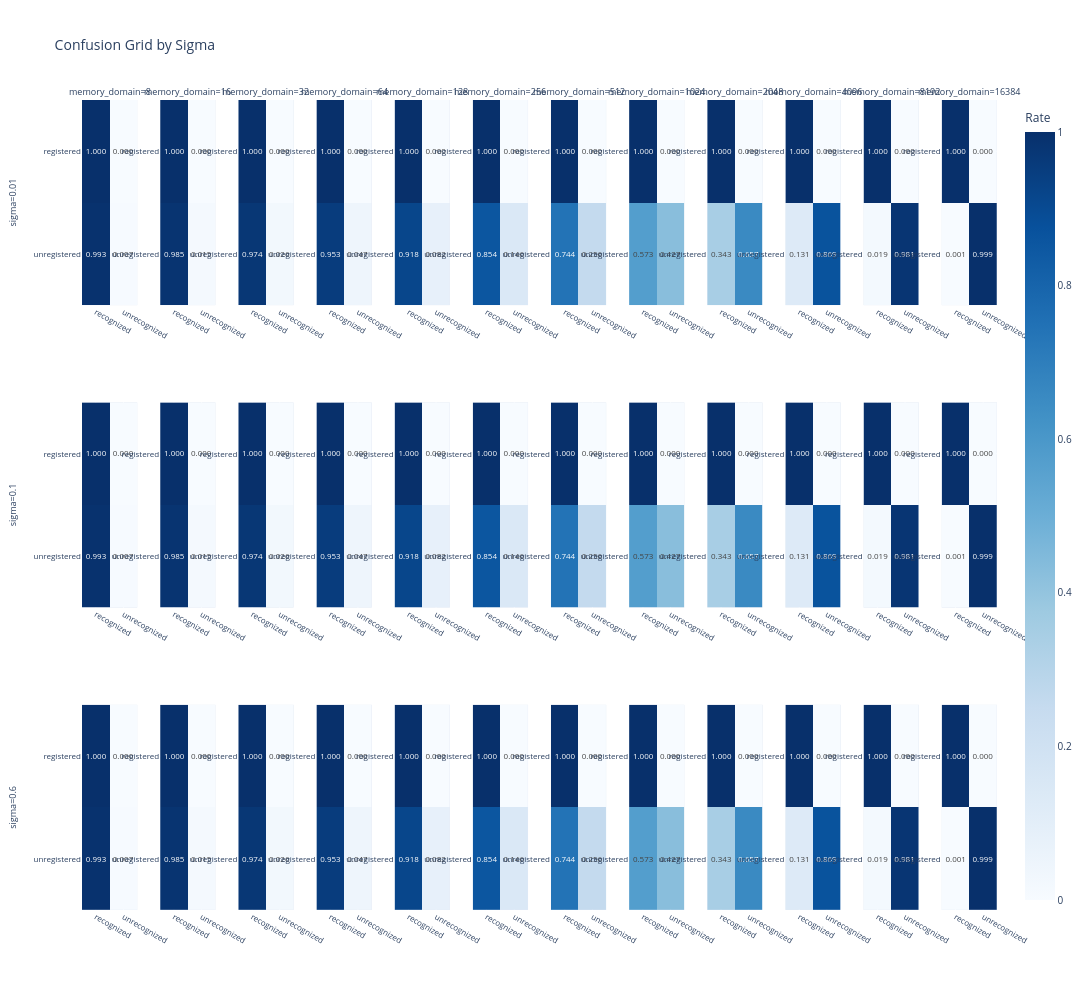

The notebook cell saved with this chart:
### Code cell
figs = plot_confusion_grid(
    e1dfnn,
    row_parameter="sigma",
    fixed_parameters={"xi": 0.0, "iota": 0.0, "kappa": 0.0},
)
figs.update_layout(title="Confusion Grid by Sigma")
figs.show()
figs.write_image("exp1nn_confusion_grid_by_sigma.svg")

### Figure 1 — Plotly figure (JSON) as saved in the notebook; plotly's stock layout.template omitted (floating-point values rounded to 4 significant figures)
{"data": [{"colorbar": {"title": {"text": "Rate"}}, "colorscale": [[0, "rgb(247,251,255)"], [0.125, "rgb(222,235,247)"], [0.25, "rgb(198,219,239)"], [0.375, "rgb(158,202,225)"], [0.5, "rgb(107,174,214)"], [0.625, "rgb(66,146,198)"], [0.75, "rgb(33,113,181)"], [0.875, "rgb(8,81,156)"], [1, "rgb(8,48,107)"]], "showscale": false, "texttemplate": "%{z:.3f}", "type": "heatmap", "x": ["recognized", "unrecognized"], "xaxis": "x", "y": ["registered", "unregistered"], "yaxis": "y", "z": [[1, 0], [0.9928, 0.007188]], "zmax": 1, "zmin": 0}, {"colorbar": {"title": {"text": "Rate"}}, "colorscale": [[0, "rgb(247,251,255)"], [0.125, "rgb(222,235,247)"], [0.25, "rgb(198,219,239)"], [0.375, "rgb(158,202,225)"], [0.5, "rgb(107,174,214)"], [0.625, "rgb(66,146,198)"], [0.75, "rgb(33,113,181)"], [0.875, "rgb(8,81,156)"], [1, "rgb(8,48,107)"]], "showscale": false, "texttemplate": "%{z:.3f}", "type": "heatmap", "x": ["recognized", "unrecognized"], "xaxis": "x2", "y": ["registered", "unregistered"], "yaxis": "y2", "z": [[1, 0], [0.9851, 0.01493]], "zmax": 1, "zmin": 0}, {"colorbar": {"title": {"text": "Rate"}}, "colorscale": [[0, "rgb(247,251,255)"], [0.125, "rgb(222,235,247)"], [0.25, "rgb(198,219,239)"], [0.375, "rgb(158,202,225)"], [0.5, "rgb(107,174,214)"], [0.625, "rgb(66,146,198)"], [0.75, "rgb(33,113,181)"], [0.875, "rgb(8,81,156)"], [1, "rgb(8,48,107)"]], "showscale": false, "texttemplate": "%{z:.3f}", "type": "heatmap", "x": ["recognized", "unrecognized"], "xaxis": "x3", "y": ["registered", "unregistered"], "yaxis": "y3", "z": [[1, 0], [0.9737, 0.0263]], "zmax": 1, "zmin": 0}, {"colorbar": {"title": {"text": "Rate"}}, "colorscale": [[0, "rgb(247,251,255)"], [0.125, "rgb(222,235,247)"], [0.25, "rgb(198,219,239)"], [0.375, "rgb(158,202,225)"], [0.5, "rgb(107,174,214)"], [0.625, "rgb(66,146,198)"], [0.75, "rgb(33,113,181)"], [0.875, "rgb(8,81,156)"], [1, "rgb(8,48,107)"]], "showscale": false, "texttemplate": "%{z:.3f}", "type": "heatmap", "x": ["recognized", "unrecognized"], "xaxis": "x4", "y": ["registered", "unregistered"], "yaxis": "y4", "z": [[1, 0], [0.9535, 0.04654]], "zmax": 1, "zmin": 0}, {"colorbar": {"title": {"text": "Rate"}}, "colorscale": [[0, "rgb(247,251,255)"], [0.125, "rgb(222,235,247)"], [0.25, "rgb(198,219,239)"], [0.375, "rgb(158,202,225)"], [0.5, "rgb(107,174,214)"], [0.625, "rgb(66,146,198)"], [0.75, "rgb(33,113,181)"], [0.875, "rgb(8,81,156)"], [1, "rgb(8,48,107)"]], "showscale": false, "texttemplate": "%{z:.3f}", "type": "heatmap", "x": ["recognized", "unrecognized"], "xaxis": "x5", "y": ["registered", "unregistered"], "yaxis": "y5", "z": [[1, 0], [0.9179, 0.08208]], "zmax": 1, "zmin": 0}, {"colorbar": {"title": {"text": "Rate"}}, "colorscale": [[0, "rgb(247,251,255)"], [0.125, "rgb(222,235,247)"], [0.25, "rgb(198,219,239)"], [0.375, "rgb(158,202,225)"], [0.5, "rgb(107,174,214)"], [0.625, "rgb(66,146,198)"], [0.75, "rgb(33,113,181)"], [0.875, "rgb(8,81,156)"], [1, "rgb(8,48,107)"]], "showscale": false, "texttemplate": "%{z:.3f}", "type": "heatmap", "x": ["recognized", "unrecognized"], "xaxis": "x6", "y": ["registered", "unregistered"], "yaxis": "y6", "z": [[1, 0], [0.8536, 0.1464]], "zmax": 1, "zmin": 0}, {"colorbar": {"title": {"text": "Rate"}}, "colorscale": [[0, "rgb(247,251,255)"], [0.125, "rgb(222,235,247)"], [0.25, "rgb(198,219,239)"], [0.375, "rgb(158,202,225)"], [0.5, "rgb(107,174,214)"], [0.625, "rgb(66,146,198)"], [0.75, "rgb(33,113,181)"], [0.875, "rgb(8,81,156)"], [1, "rgb(8,48,107)"]], "showscale": false, "texttemplate": "%{z:.3f}", "type": "heatmap", "x": ["recognized", "unrecognized"], "xaxis": "x7", "y": ["registered", "unregistered"], "yaxis": "y7", "z": [[1, 0], [0.7436, 0.2564]], "zmax": 1, "zmin": 0}, {"colorbar": {"title": {"text": "Rate"}}, "colorscale": [[0, "rgb(247,251,255)"], [0.125, "rgb(222,235,247)"], [0.25, "rgb(198,219,239)"], [0.375, "rgb(158,202,225)"], [0.5, "rgb(107,174,214)"], [0.625, "rgb(66,146,198)"], [0.75, "rgb(33,113,181)"], [0.875, "rgb(8,81,156)"], [1, "rgb(8,48,107)"]], "showscale": false, "texttemplate": "%{z:.3f}", "type": "heatmap", "x": ["recognized", "unrecognized"], "xaxis": "x8", "y": ["registered", "unregistered"], "yaxis": "y8", "z": [[1, 0], [0.5728, 0.4272]], "zmax": 1, "zmin": 0}, {"colorbar": {"title": {"text": "Rate"}}, "colorscale": [[0, "rgb(247,251,255)"], [0.125, "rgb(222,235,247)"], [0.25, "rgb(198,219,239)"], [0.375, "rgb(158,202,225)"], [0.5, "rgb(107,174,214)"], [0.625, "rgb(66,146,198)"], [0.75, "rgb(33,113,181)"], [0.875, "rgb(8,81,156)"], [1, "rgb(8,48,107)"]], "showscale": false, "texttemplate": "%{z:.3f}", "type": "heatmap", "x": ["recognized", "unrecognized"], "xaxis": "x9", "y": ["registered", "unregistered"], "yaxis": "y9", "z": [[1, 0], [0.3431, 0.6569]], "zmax": 1, "zmin": 0}, {"colorbar": {"title": {"text": "Rate"}}, "colorscale": [[0, "rgb(247,251,255)"], [0.125, "rgb(222,235,247)"], [0.25, "rgb(198,219,239)"], [0.375, "rgb(158,202,225)"], [0.5, "rgb(107,174,214)"], [0.625, "rgb(66,146,198)"], [0.75, "rgb(33,113,181)"], [0.875, "rgb(8,81,156)"], [1, "rgb(8,48,107)"]], "showscale": false, "texttemplate": "%{z:.3f}", "type": "heatmap", "x": ["recognized", "unrecognized"], "xaxis": "x10", "y": ["registered", "unregistered"], "yaxis": "y10", "z": [[1, 0], [0.1315, 0.8685]], "zmax": 1, "zmin": 0}, {"colorbar": {"title": {"text": "Rate"}}, "colorscale": [[0, "rgb(247,251,255)"], [0.125, "rgb(222,235,247)"], [0.25, "rgb(198,219,239)"], [0.375, "rgb(158,202,225)"], [0.5, "rgb(107,174,214)"], [0.625, "rgb(66,146,198)"], [0.75, "rgb(33,113,181)"], [0.875, "rgb(8,81,156)"], [1, "rgb(8,48,107)"]], "showscale": false, "texttemplate": "%{z:.3f}", "type": "heatmap", "x": ["recognized", "unrecognized"], "xaxis": "x11", "y": ["registered", "unregistered"], "yaxis": "y11", "z": [[1, 0], [0.01926, 0.9807]], "zmax": 1, "zmin": 0}, {"colorbar": {"title": {"text": "Rate"}}, "colorscale": [[0, "rgb(247,251,255)"], [0.125, "rgb(222,235,247)"], [0.25, "rgb(198,219,239)"], [0.375, "rgb(158,202,225)"], [0.5, "rgb(107,174,214)"], [0.625, "rgb(66,146,198)"], [0.75, "rgb(33,113,181)"], [0.875, "rgb(8,81,156)"], [1, "rgb(8,48,107)"]], "showscale": true, "texttemplate": "%{z:.3f}", "type": "heatmap", "x": ["recognized", "unrecognized"], "xaxis": "x12", "y": ["registered", "unregistered"], "yaxis": "y12", "z": [[1, 0], [0.0005376, 0.9995]], "zmax": 1, "zmin": 0}, {"colorbar": {"title": {"text": "Rate"}}, "colorscale": [[0, "rgb(247,251,255)"], [0.125, "rgb(222,235,247)"], [0.25, "rgb(198,219,239)"], [0.375, "rgb(158,202,225)"], [0.5, "rgb(107,174,214)"], [0.625, "rgb(66,146,198)"], [0.75, "rgb(33,113,181)"], [0.875, "rgb(8,81,156)"], [1, "rgb(8,48,107)"]], "showscale": false, "texttemplate": "%{z:.3f}", "type": "heatmap", "x": ["recognized", "unrecognized"], "xaxis": "x13", "y": ["registered", "unregistered"], "yaxis": "y13", "z": [[1, 0], [0.9928, 0.007188]], "zmax": 1, "zmin": 0}, {"colorbar": {"title": {"text": "Rate"}}, "colorscale": [[0, "rgb(247,251,255)"], [0.125, "rgb(222,235,247)"], [0.25, "rgb(198,219,239)"], [0.375, "rgb(158,202,225)"], [0.5, "rgb(107,174,214)"], [0.625, "rgb(66,146,198)"], [0.75, "rgb(33,113,181)"], [0.875, "rgb(8,81,156)"], [1, "rgb(8,48,107)"]], "showscale": false, "texttemplate": "%{z:.3f}", "type": "heatmap", "x": ["recognized", "unrecognized"], "xaxis": "x14", "y": ["registered", "unregistered"], "yaxis": "y14", "z": [[1, 0], [0.9851, 0.01493]], "zmax": 1, "zmin": 0}, {"colorbar": {"title": {"text": "Rate"}}, "colorscale": [[0, "rgb(247,251,255)"], [0.125, "rgb(222,235,247)"], [0.25, "rgb(198,219,239)"], [0.375, "rgb(158,202,225)"], [0.5, "rgb(107,174,214)"], [0.625, "rgb(66,146,198)"], [0.75, "rgb(33,113,181)"], [0.875, "rgb(8,81,156)"], [1, "rgb(8,48,107)"]], "showscale": false, "texttemplate": "%{z:.3f}", "type": "heatmap", "x": ["recognized", "unrecognized"], "xaxis": "x15", "y": ["registered", "unregistered"], "yaxis": "y15", "z": [[1, 0], [0.9737, 0.0263]], "zmax": 1, "zmin": 0}, {"colorbar": {"title": {"text": "Rate"}}, "colorscale": [[0, "rgb(247,251,255)"], [0.125, "rgb(222,235,247)"], [0.25, "rgb(198,219,239)"], [0.375, "rgb(158,202,225)"], [0.5, "rgb(107,174,214)"], [0.625, "rgb(66,146,198)"], [0.75, "rgb(33,113,181)"], [0.875, "rgb(8,81,156)"], [1, "rgb(8,48,107)"]], "showscale": false, "texttemplate": "%{z:.3f}", "type": "heatmap", "x": ["recognized", "unrecognized"], "xaxis": "x16", "y": ["registered", "unregistered"], "yaxis": "y16", "z": [[1, 0], [0.9535, 0.04654]], "zmax": 1, "zmin": 0}, {"colorbar": {"title": {"text": "Rate"}}, "colorscale": [[0, "rgb(247,251,255)"], [0.125, "rgb(222,235,247)"], [0.25, "rgb(198,219,239)"], [0.375, "rgb(158,202,225)"], [0.5, "rgb(107,174,214)"], [0.625, "rgb(66,146,198)"], [0.75, "rgb(33,113,181)"], [0.875, "rgb(8,81,156)"], [1, "rgb(8,48,107)"]], "showscale": false, "texttemplate": "%{z:.3f}", "type": "heatmap", "x": ["recognized", "unrecognized"], "xaxis": "x17", "y": ["registered", "unregistered"], "yaxis": "y17", "z": [[1, 0], [0.9179, 0.08208]], "zmax": 1, "zmin": 0}, {"colorbar": {"title": {"text": "Rate"}}, "colorscale": [[0, "rgb(247,251,255)"], [0.125, "rgb(222,235,247)"], [0.25, "rgb(198,219,239)"], [0.375, "rgb(158,202,225)"], [0.5, "rgb(107,174,214)"], [0.625, "rgb(66,146,198)"], [0.75, "rgb(33,113,181)"], [0.875, "rgb(8,81,156)"], [1, "rgb(8,48,107)"]], "showscale": false, "texttemplate": "%{z:.3f}", "type": "heatmap", "x": ["recognized", "unrecognized"], "xaxis": "x18", "y": ["registered", "unregistered"], "yaxis": "y18", "z": [[1, 0], [0.8536, 0.1464]], "zmax": 1, "zmin": 0}, {"colorbar": {"title": {"text": "Rate"}}, "colorscale": [[0, "rgb(247,251,255)"], [0.125, "rgb(222,235,247)"], [0.25, "rgb(198,219,239)"], [0.375, "rgb(158,202,225)"], [0.5, "rgb(107,174,214)"], [0.625, "rgb(66,146,198)"], [0.75, "rgb(33,113,181)"], [0.875, "rgb(8,81,156)"], [1, "rgb(8,48,107)"]], "showscale": false, "texttemplate": "%{z:.3f}", "type": "heatmap", "x": ["recognized", "unrecognized"], "xaxis": "x19", "y": ["registered", "unregistered"], "yaxis": "y19", "z": [[1, 0], [0.7436, 0.2564]], "zmax": 1, "zmin": 0}, {"colorbar": {"title": {"text": "Rate"}}, "colorscale": [[0, "rgb(247,251,255)"], [0.125, "rgb(222,235,247)"], [0.25, "rgb(198,219,239)"], [0.375, "rgb(158,202,225)"], [0.5, "rgb(107,174,214)"], [0.625, "rgb(66,146,198)"], [0.75, "rgb(33,113,181)"], [0.875, "rgb(8,81,156)"], [1, "rgb(8,48,107)"]], "showscale": false, "texttemplate": "%{z:.3f}", "type": "heatmap", "x": ["recognized", "unrecognized"], "xaxis": "x20", "y": ["registered", "unregistered"], "yaxis": "y20", "z": [[1, 0], [0.5728, 0.4272]], "zmax": 1, "zmin": 0}, {"colorbar": {"title": {"text": "Rate"}}, "colorscale": [[0, "rgb(247,251,255)"], [0.125, "rgb(222,235,247)"], [0.25, "rgb(198,219,239)"], [0.375, "rgb(158,202,225)"], [0.5, "rgb(107,174,214)"], [0.625, "rgb(66,146,198)"], [0.75, "rgb(33,113,181)"], [0.875, "rgb(8,81,156)"], [1, "rgb(8,48,107)"]], "showscale": false, "texttemplate": "%{z:.3f}", "type": "heatmap", "x": ["recognized", "unrecognized"], "xaxis": "x21", "y": ["registered", "unregistered"], "yaxis": "y21", "z": [[1, 0], [0.3431, 0.6569]], "zmax": 1, "zmin": 0}, {"colorbar": {"title": {"text": "Rate"}}, "colorscale": [[0, "rgb(247,251,255)"], [0.125, "rgb(222,235,247)"], [0.25, "rgb(198,219,239)"], [0.375, "rgb(158,202,225)"], [0.5, "rgb(107,174,214)"], [0.625, "rgb(66,146,198)"], [0.75, "rgb(33,113,181)"], [0.875, "rgb(8,81,156)"], [1, "rgb(8,48,107)"]], "showscale": false, "texttemplate": "%{z:.3f}", "type": "heatmap", "x": ["recognized", "unrecognized"], "xaxis": "x22", "y": ["registered", "unregistered"], "yaxis": "y22", "z": [[1, 0], [0.1315, 0.8685]], "zmax": 1, "zmin": 0}, {"colorbar": {"title": {"text": "Rate"}}, "colorscale": [[0, "rgb(247,251,255)"], [0.125, "rgb(222,235,247)"], [0.25, "rgb(198,219,239)"], [0.375, "rgb(158,202,225)"], [0.5, "rgb(107,174,214)"], [0.625, "rgb(66,146,198)"], [0.75, "rgb(33,113,181)"], [0.875, "rgb(8,81,156)"], [1, "rgb(8,48,107)"]], "showscale": false, "texttemplate": "%{z:.3f}", "type": "heatmap", "x": ["recognized", "unrecognized"], "xaxis": "x23", "y": ["registered", "unregistered"], "yaxis": "y23", "z": [[1, 0], [0.01926, 0.9807]], "zmax": 1, "zmin": 0}, {"colorbar": {"title": {"text": "Rate"}}, "colorscale": [[0, "rgb(247,251,255)"], [0.125, "rgb(222,235,247)"], [0.25, "rgb(198,219,239)"], [0.375, "rgb(158,202,225)"], [0.5, "rgb(107,174,214)"], [0.625, "rgb(66,146,198)"], [0.75, "rgb(33,113,181)"], [0.875, "rgb(8,81,156)"], [1, "rgb(8,48,107)"]], "showscale": false, "texttemplate": "%{z:.3f}", "type": "heatmap", "x": ["recognized", "unrecognized"], "xaxis": "x24", "y": ["registered", "unregistered"], "yaxis": "y24", "z": [[1, 0], [0.0005376, 0.9995]], "zmax": 1, "zmin": 0}, {"colorbar": {"title": {"text": "Rate"}}, "colorscale": [[0, "rgb(247,251,255)"], [0.125, "rgb(222,235,247)"], [0.25, "rgb(198,219,239)"], [0.375, "rgb(158,202,225)"], [0.5, "rgb(107,174,214)"], [0.625, "rgb(66,146,198)"], [0.75, "rgb(33,113,181)"], [0.875, "rgb(8,81,156)"], [1, "rgb(8,48,107)"]], "showscale": false, "texttemplate": "%{z:.3f}", "type": "heatmap", "x": ["recognized", "unrecognized"], "xaxis": "x25", "y": ["registered", "unregistered"], "yaxis": "y25", "z": [[1, 0], [0.9928, 0.007188]], "zmax": 1, "zmin": 0}, {"colorbar": {"title": {"text": "Rate"}}, "colorscale": [[0, "rgb(247,251,255)"], [0.125, "rgb(222,235,247)"], [0.25, "rgb(198,219,239)"], [0.375, "rgb(158,202,225)"], [0.5, "rgb(107,174,214)"], [0.625, "rgb(66,146,198)"], [0.75, "rgb(33,113,181)"], [0.875, "rgb(8,81,156)"], [1, "rgb(8,48,107)"]], "showscale": false, "texttemplate": "%{z:.3f}", "type": "heatmap", "x": ["recognized", "unrecognized"], "xaxis": "x26", "y": ["registered", "unregistered"], "yaxis": "y26", "z": [[1, 0], [0.9851, 0.01493]], "zmax": 1, "zmin": 0}, {"colorbar": {"title": {"text": "Rate"}}, "colorscale": [[0, "rgb(247,251,255)"], [0.125, "rgb(222,235,247)"], [0.25, "rgb(198,219,239)"], [0.375, "rgb(158,202,225)"], [0.5, "rgb(107,174,214)"], [0.625, "rgb(66,146,198)"], [0.75, "rgb(33,113,181)"], [0.875, "rgb(8,81,156)"], [1, "rgb(8,48,107)"]], "showscale": false, "texttemplate": "%{z:.3f}", "type": "heatmap", "x": ["recognized", "unrecognized"], "xaxis": "x27", "y": ["registered", "unregistered"], "yaxis": "y27", "z": [[1, 0], [0.9737, 0.0263]], "zmax": 1, "zmin": 0}, {"colorbar": {"title": {"text": "Rate"}}, "colorscale": [[0, "rgb(247,251,255)"], [0.125, "rgb(222,235,247)"], [0.25, "rgb(198,219,239)"], [0.375, "rgb(158,202,225)"], [0.5, "rgb(107,174,214)"], [0.625, "rgb(66,146,198)"], [0.75, "rgb(33,113,181)"], [0.875, "rgb(8,81,156)"], [1, "rgb(8,48,107)"]], "showscale": false, "texttemplate": "%{z:.3f}", "type": "heatmap", "x": ["recognized", "unrecognized"], "xaxis": "x28", "y": ["registered", "unregistered"], "yaxis": "y28", "z": [[1, 0], [0.9535, 0.04654]], "zmax": 1, "zmin": 0}, {"colorbar": {"title": {"text": "Rate"}}, "colorscale": [[0, "rgb(247,251,255)"], [0.125, "rgb(222,235,247)"], [0.25, "rgb(198,219,239)"], [0.375, "rgb(158,202,225)"], [0.5, "rgb(107,174,214)"], [0.625, "rgb(66,146,198)"], [0.75, "rgb(33,113,181)"], [0.875, "rgb(8,81,156)"], [1, "rgb(8,48,107)"]], "showscale": false, "texttemplate": "%{z:.3f}", "type": "heatmap", "x": ["recognized", "unrecognized"], "xaxis": "x29", "y": ["registered", "unregistered"], "yaxis": "y29", "z": [[1, 0], [0.9179, 0.08208]], "zmax": 1, "zmin": 0}, {"colorbar": {"title": {"text": "Rate"}}, "colorscale": [[0, "rgb(247,251,255)"], [0.125, "rgb(222,235,247)"], [0.25, "rgb(198,219,239)"], [0.375, "rgb(158,202,225)"], [0.5, "rgb(107,174,214)"], [0.625, "rgb(66,146,198)"], [0.75, "rgb(33,113,181)"], [0.875, "rgb(8,81,156)"], [1, "rgb(8,48,107)"]], "showscale": false, "texttemplate": "%{z:.3f}", "type": "heatmap", "x": ["recognized", "unrecognized"], "xaxis": "x30", "y": ["registered", "unregistered"], "yaxis": "y30", "z": [[1, 0], [0.8536, 0.1464]], "zmax": 1, "zmin": 0}, {"colorbar": {"title": {"text": "Rate"}}, "colorscale": [[0, "rgb(247,251,255)"], [0.125, "rgb(222,235,247)"], [0.25, "rgb(198,219,239)"], [0.375, "rgb(158,202,225)"], [0.5, "rgb(107,174,214)"], [0.625, "rgb(66,146,198)"], [0.75, "rgb(33,113,181)"], [0.875, "rgb(8,81,156)"], [1, "rgb(8,48,107)"]], "showscale": false, "texttemplate": "%{z:.3f}", "type": "heatmap", "x": ["recognized", "unrecognized"], "xaxis": "x31", "y": ["registered", "unregistered"], "yaxis": "y31", "z": [[1, 0], [0.7436, 0.2564]], "zmax": 1, "zmin": 0}, {"colorbar": {"title": {"text": "Rate"}}, "colorscale": [[0, "rgb(247,251,255)"], [0.125, "rgb(222,235,247)"], [0.25, "rgb(198,219,239)"], [0.375, "rgb(158,202,225)"], [0.5, "rgb(107,174,214)"], [0.625, "rgb(66,146,198)"], [0.75, "rgb(33,113,181)"], [0.875, "rgb(8,81,156)"], [1, "rgb(8,48,107)"]], "showscale": false, "texttemplate": "%{z:.3f}", "type": "heatmap", "x": ["recognized", "unrecognized"], "xaxis": "x32", "y": ["registered", "unregistered"], "yaxis": "y32", "z": [[1, 0], [0.5728, 0.4272]], "zmax": 1, "zmin": 0}, {"colorbar": {"title": {"text": "Rate"}}, "colorscale": [[0, "rgb(247,251,255)"], [0.125, "rgb(222,235,247)"], [0.25, "rgb(198,219,239)"], [0.375, "rgb(158,202,225)"], [0.5, "rgb(107,174,214)"], [0.625, "rgb(66,146,198)"], [0.75, "rgb(33,113,181)"], [0.875, "rgb(8,81,156)"], [1, "rgb(8,48,107)"]], "showscale": false, "texttemplate": "%{z:.3f}", "type": "heatmap", "x": ["recognized", "unrecognized"], "xaxis": "x33", "y": ["registered", "unregistered"], "yaxis": "y33", "z": [[1, 0], [0.3431, 0.6569]], "zmax": 1, "zmin": 0}, {"colorbar": {"title": {"text": "Rate"}}, "colorscale": [[0, "rgb(247,251,255)"], [0.125, "rgb(222,235,247)"], [0.25, "rgb(198,219,239)"], [0.375, "rgb(158,202,225)"], [0.5, "rgb(107,174,214)"], [0.625, "rgb(66,146,198)"], [0.75, "rgb(33,113,181)"], [0.875, "rgb(8,81,156)"], [1, "rgb(8,48,107)"]], "showscale": false, "texttemplate": "%{z:.3f}", "type": "heatmap", "x": ["recognized", "unrecognized"], "xaxis": "x34", "y": ["registered", "unregistered"], "yaxis": "y34", "z": [[1, 0], [0.1315, 0.8685]], "zmax": 1, "zmin": 0}, {"colorbar": {"title": {"text": "Rate"}}, "colorscale": [[0, "rgb(247,251,255)"], [0.125, "rgb(222,235,247)"], [0.25, "rgb(198,219,239)"], [0.375, "rgb(158,202,225)"], [0.5, "rgb(107,174,214)"], [0.625, "rgb(66,146,198)"], [0.75, "rgb(33,113,181)"], [0.875, "rgb(8,81,156)"], [1, "rgb(8,48,107)"]], "showscale": false, "texttemplate": "%{z:.3f}", "type": "heatmap", "x": ["recognized", "unrecognized"], "xaxis": "x35", "y": ["registered", "unregistered"], "yaxis": "y35", "z": [[1, 0], [0.01926, 0.9807]], "zmax": 1, "zmin": 0}, {"colorbar": {"title": {"text": "Rate"}}, "colorscale": [[0, "rgb(247,251,255)"], [0.125, "rgb(222,235,247)"], [0.25, "rgb(198,219,239)"], [0.375, "rgb(158,202,225)"], [0.5, "rgb(107,174,214)"], [0.625, "rgb(66,146,198)"], [0.75, "rgb(33,113,181)"], [0.875, "rgb(8,81,156)"], [1, "rgb(8,48,107)"]], "showscale": false, "texttemplate": "%{z:.3f}", "type": "heatmap", "x": ["recognized", "unrecognized"], "xaxis": "x36", "y": ["registered", "unregistered"], "yaxis": "y36", "z": [[1, 0], [0.0005376, 0.9995]], "zmax": 1, "zmin": 0}], "layout": {"annotations": [{"font": {"size": 9}, "showarrow": false, "text": "memory_domain=8", "x": 0.03021, "xanchor": "center", "xref": "paper", "y": 1, "yanchor": "bottom", "yref": "paper"}, {"font": {"size": 9}, "showarrow": false, "text": "memory_domain=16", "x": 0.1156, "xanchor": "center", "xref": "paper", "y": 1, "yanchor": "bottom", "yref": "paper"}, {"font": {"size": 9}, "showarrow": false, "text": "memory_domain=32", "x": 0.201, "xanchor": "center", "xref": "paper", "y": 1, "yanchor": "bottom", "yref": "paper"}, {"font": {"size": 9}, "showarrow": false, "text": "memory_domain=64", "x": 0.2865, "xanchor": "center", "xref": "paper", "y": 1, "yanchor": "bottom", "yref": "paper"}, {"font": {"size": 9}, "showarrow": false, "text": "memory_domain=128", "x": 0.3719, "xanchor": "center", "xref": "paper", "y": 1, "yanchor": "bottom", "yref": "paper"}, {"font": {"size": 9}, "showarrow": false, "text": "memory_domain=256", "x": 0.4573, "xanchor": "center", "xref": "paper", "y": 1, "yanchor": "bottom", "yref": "paper"}, {"font": {"size": 9}, "showarrow": false, "text": "memory_domain=512", "x": 0.5427, "xanchor": "center", "xref": "paper", "y": 1, "yanchor": "bottom", "yref": "paper"}, {"font": {"size": 9}, "showarrow": false, "text": "memory_domain=1024", "x": 0.6281, "xanchor": "center", "xref": "paper", "y": 1, "yanchor": "bottom", "yref": "paper"}, {"font": {"size": 9}, "showarrow": false, "text": "memory_domain=2048", "x": 0.7135, "xanchor": "center", "xref": "paper", "y": 1, "yanchor": "bottom", "yref": "paper"}, {"font": {"size": 9}, "showarrow": false, "text": "memory_domain=4096", "x": 0.799, "xanchor": "center", "xref": "paper", "y": 1, "yanchor": "bottom", "yref": "paper"}, {"font": {"size": 9}, "showarrow": false, "text": "memory_domain=8192", "x": 0.8844, "xanchor": "center", "xref": "paper", "y": 1, "yanchor": "bottom", "yref": "paper"}, {"font": {"size": 9}, "showarrow": false, "text": "memory_domain=16384", "x": 0.9698, "xanchor": "center", "xref": "paper", "y": 1, "yanchor": "bottom", "yref": "paper"}], "font": {"size": 10}, "height": 990, "title": {"text": "Confusion Grid by Sigma"}, "width": 4200, "xaxis": {"anchor": "y", "domain": [0, 0.06042], "tickfont": {"size": 8}, "title": {"font": {"size": 9}}}, "xaxis10": {"anchor": "y10", "domain": [0.7687, 0.8292], "tickfont": {"size": 8}, "title": {"font": {"size": 9}}}, "xaxis11": {"anchor": "y11", "domain": [0.8542, 0.9146], "tickfont": {"size": 8}, "title": {"font": {"size": 9}}}, "xaxis12": {"anchor": "y12", "domain": [0.9396, 1], "tickfont": {"size": 8}, "title": {"font": {"size": 9}}}, "xaxis13": {"anchor": "y13", "domain": [0, 0.06042], "tickfont": {"size": 8}, "title": {"font": {"size": 9}}}, "xaxis14": {"anchor": "y14", "domain": [0.08542, 0.1458], "tickfont": {"size": 8}, "title": {"font": {"size": 9}}}, "xaxis15": {"anchor": "y15", "domain": [0.1708, 0.2313], "tickfont": {"size": 8}, "title": {"font": {"size": 9}}}, "xaxis16": {"anchor": "y16", "domain": [0.2562, 0.3167], "tickfont": {"size": 8}, "title": {"font": {"size": 9}}}, "xaxis17": {"anchor": "y17", "domain": [0.3417, 0.4021], "tickfont": {"size": 8}, "title": {"font": {"size": 9}}}, "xaxis18": {"anchor": "y18", "domain": [0.4271, 0.4875], "tickfont": {"size": 8}, "title": {"font": {"size": 9}}}, "xaxis19": {"anchor": "y19", "domain": [0.5125, 0.5729], "tickfont": {"size": 8}, "title": {"font": {"size": 9}}}, "xaxis2": {"anchor": "y2", "domain": [0.08542, 0.1458], "tickfont": {"size": 8}, "title": {"font": {"size": 9}}}, "xaxis20": {"anchor": "y20", "domain": [0.5979, 0.6583], "tickfont": {"size": 8}, "title": {"font": {"size": 9}}}, "xaxis21": {"anchor": "y21", "domain": [0.6833, 0.7438], "tickfont": {"size": 8}, "title": {"font": {"size": 9}}}, "xaxis22": {"anchor": "y22", "domain": [0.7687, 0.8292], "tickfont": {"size": 8}, "title": {"font": {"size": 9}}}, "xaxis23": {"anchor": "y23", "domain": [0.8542, 0.9146], "tickfont": {"size": 8}, "title": {"font": {"size": 9}}}, "xaxis24": {"anchor": "y24", "domain": [0.9396, 1], "tickfont": {"size": 8}, "title": {"font": {"size": 9}}}, "xaxis25": {"anchor": "y25", "domain": [0, 0.06042], "tickfont": {"size": 8}, "title": {"font": {"size": 9}}}, "xaxis26": {"anchor": "y26", "domain": [0.08542, 0.1458], "tickfont": {"size": 8}, "title": {"font": {"size": 9}}}, "xaxis27": {"anchor": "y27", "domain": [0.1708, 0.2313], "tickfont": {"size": 8}, "title": {"font": {"size": 9}}}, "xaxis28": {"anchor": "y28", "domain": [0.2562, 0.3167], "tickfont": {"size": 8}, "title": {"font": {"size": 9}}}, "xaxis29": {"anchor": "y29", "domain": [0.3417, 0.4021], "tickfont": {"size": 8}, "title": {"font": {"size": 9}}}, "xaxis3": {"anchor": "y3", "domain": [0.1708, 0.2313], "tickfont": {"size": 8}, "title": {"font": {"size": 9}}}, "xaxis30": {"anchor": "y30", "domain": [0.4271, 0.4875], "tickfont": {"size": 8}, "title": {"font": {"size": 9}}}, "xaxis31": {"anchor": "y31", "domain": [0.5125, 0.5729], "tickfont": {"size": 8}, "title": {"font": {"size": 9}}}, "xaxis32": {"anchor": "y32", "domain": [0.5979, 0.6583], "tickfont": {"size": 8}, "title": {"font": {"size": 9}}}, "xaxis33": {"anchor": "y33", "domain": [0.6833, 0.7438], "tickfont": {"size": 8}, "title": {"font": {"size": 9}}}, "xaxis34": {"anchor": "y34", "domain": [0.7687, 0.8292], "tickfont": {"size": 8}, "title": {"font": {"size": 9}}}, "xaxis35": {"anchor": "y35", "domain": [0.8542, 0.9146], "tickfont": {"size": 8}, "title": {"font": {"size": 9}}}, "xaxis36": {"anchor": "y36", "domain": [0.9396, 1], "tickfont": {"size": 8}, "title": {"font": {"size": 9}}}, "xaxis4": {"anchor": "y4", "domain": [0.2562, 0.3167], "tickfont": {"size": 8}, "title": {"font": {"size": 9}}}, "xaxis5": {"anchor": "y5", "domain": [0.3417, 0.4021], "tickfont": {"size": 8}, "title": {"font": {"size": 9}}}, "xaxis6": {"anchor": "y6", "domain": [0.4271, 0.4875], "tickfont": {"size": 8}, "title": {"font": {"size": 9}}}, "xaxis7": {"anchor": "y7", "domain": [0.5125, 0.5729], "tickfont": {"size": 8}, "title": {"font": {"size": 9}}}, "xaxis8": {"anchor": "y8", "domain": [0.5979, 0.6583], "tickfont": {"size": 8}, "title": {"font": {"size": 9}}}, "xaxis9": {"anchor": "y9", "domain": [0.6833, 0.7438], "tickfont": {"size": 8}, "title": {"font": {"size": 9}}}, "yaxis": {"anchor": "x", "autorange": "reversed", "domain": [0.7467, 1], "tickfont": {"size": 8}, "title": {"font": {"size": 9}, "text": "sigma=0.01"}}, "yaxis10": {"anchor": "x10", "autorange": "reversed", "domain": [0.7467, 1], "tickfont": {"size": 8}, "title": {"font": {"size": 9}}}, "yaxis11": {"anchor": "x11", "autorange": "reversed", "domain": [0.7467, 1], "tickfont": {"size": 8}, "title": {"font": {"size": 9}}}, "yaxis12": {"anchor": "x12", "autorange": "reversed", "domain": [0.7467, 1], "tickfont": {"size": 8}, "title": {"font": {"size": 9}}}, "yaxis13": {"anchor": "x13", "autorange": "reversed", "domain": [0.3733, 0.6267], "tickfont": {"size": 8}, "title": {"font": {"size": 9}, "text": "sigma=0.1"}}, "yaxis14": {"anchor": "x14", "autorange": "reversed", "domain": [0.3733, 0.6267], "tickfont": {"size": 8}, "title": {"font": {"size": 9}}}, "yaxis15": {"anchor": "x15", "autorange": "reversed", "domain": [0.3733, 0.6267], "tickfont": {"size": 8}, "title": {"font": {"size": 9}}}, "yaxis16": {"anchor": "x16", "autorange": "reversed", "domain": [0.3733, 0.6267], "tickfont": {"size": 8}, "title": {"font": {"size": 9}}}, "yaxis17": {"anchor": "x17", "autorange": "reversed", "domain": [0.3733, 0.6267], "tickfont": {"size": 8}, "title": {"font": {"size": 9}}}, "yaxis18": {"anchor": "x18", "autorange": "reversed", "domain": [0.3733, 0.6267], "tickfont": {"size": 8}, "title": {"font": {"size": 9}}}, "yaxis19": {"anchor": "x19", "autorange": "reversed", "domain": [0.3733, 0.6267], "tickfont": {"size": 8}, "title": {"font": {"size": 9}}}, "yaxis2": {"anchor": "x2", "autorange": "reversed", "domain": [0.7467, 1], "tickfont": {"size": 8}, "title": {"font": {"size": 9}}}, "yaxis20": {"anchor": "x20", "autorange": "reversed", "domain": [0.3733, 0.6267], "tickfont": {"size": 8}, "title": {"font": {"size": 9}}}, "yaxis21": {"anchor": "x21", "autorange": "reversed", "domain": [0.3733, 0.6267], "tickfont": {"size": 8}, "title": {"font": {"size": 9}}}, "yaxis22": {"anchor": "x22", "autorange": "reversed", "domain": [0.3733, 0.6267], "tickfont": {"size": 8}, "title": {"font": {"size": 9}}}, "yaxis23": {"anchor": "x23", "autorange": "reversed", "domain": [0.3733, 0.6267], "tickfont": {"size": 8}, "title": {"font": {"size": 9}}}, "yaxis24": {"anchor": "x24", "autorange": "reversed", "domain": [0.3733, 0.6267], "tickfont": {"size": 8}, "title": {"font": {"size": 9}}}, "yaxis25": {"anchor": "x25", "autorange": "reversed", "domain": [0, 0.2533], "tickfont": {"size": 8}, "title": {"font": {"size": 9}, "text": "sigma=0.6"}}, "yaxis26": {"anchor": "x26", "autorange": "reversed", "domain": [0, 0.2533], "tickfont": {"size": 8}, "title": {"font": {"size": 9}}}, "yaxis27": {"anchor": "x27", "autorange": "reversed", "domain": [0, 0.2533], "tickfont": {"size": 8}, "title": {"font": {"size": 9}}}, "yaxis28": {"anchor": "x28", "autorange": "reversed", "domain": [0, 0.2533], "tickfont": {"size": 8}, "title": {"font": {"size": 9}}}, "yaxis29": {"anchor": "x29", "autorange": "reversed", "domain": [0, 0.2533], "tickfont": {"size": 8}, "title": {"font": {"size": 9}}}, "yaxis3": {"anchor": "x3", "autorange": "reversed", "domain": [0.7467, 1], "tickfont": {"size": 8}, "title": {"font": {"size": 9}}}, "yaxis30": {"anchor": "x30", "autorange": "reversed", "domain": [0, 0.2533], "tickfont": {"size": 8}, "title": {"font": {"size": 9}}}, "yaxis31": {"anchor": "x31", "autorange": "reversed", "domain": [0, 0.2533], "tickfont": {"size": 8}, "title": {"font": {"size": 9}}}, "yaxis32": {"anchor": "x32", "autorange": "reversed", "domain": [0, 0.2533], "tickfont": {"size": 8}, "title": {"font": {"size": 9}}}, "yaxis33": {"anchor": "x33", "autorange": "reversed", "domain": [0, 0.2533], "tickfont": {"size": 8}, "title": {"font": {"size": 9}}}, "yaxis34": {"anchor": "x34", "autorange": "reversed", "domain": [0, 0.2533], "tickfont": {"size": 8}, "title": {"font": {"size": 9}}}, "yaxis35": {"anchor": "x35", "autorange": "reversed", "domain": [0, 0.2533], "tickfont": {"size": 8}, "title": {"font": {"size": 9}}}, "yaxis36": {"anchor": "x36", "autorange": "reversed", "domain": [0, 0.2533], "tickfont": {"size": 8}, "title": {"font": {"size": 9}}}, "yaxis4": {"anchor": "x4", "autorange": "reversed", "domain": [0.7467, 1], "tickfont": {"size": 8}, "title": {"font": {"size": 9}}}, "yaxis5": {"anchor": "x5", "autorange": "reversed", "domain": [0.7467, 1], "tickfont": {"size": 8}, "title": {"font": {"size": 9}}}, "yaxis6": {"anchor": "x6", "autorange": "reversed", "domain": [0.7467, 1], "tickfont": {"size": 8}, "title": {"font": {"size": 9}}}, "yaxis7": {"anchor": "x7", "autorange": "reversed", "domain": [0.7467, 1], "tickfont": {"size": 8}, "title": {"font": {"size": 9}}}, "yaxis8": {"anchor": "x8", "autorange": "reversed", "domain": [0.7467, 1], "tickfont": {"size": 8}, "title": {"font": {"size": 9}}}, "yaxis9": {"anchor": "x9", "autorange": "reversed", "domain": [0.7467, 1], "tickfont": {"size": 8}, "title": {"font": {"size": 9}}}}}
